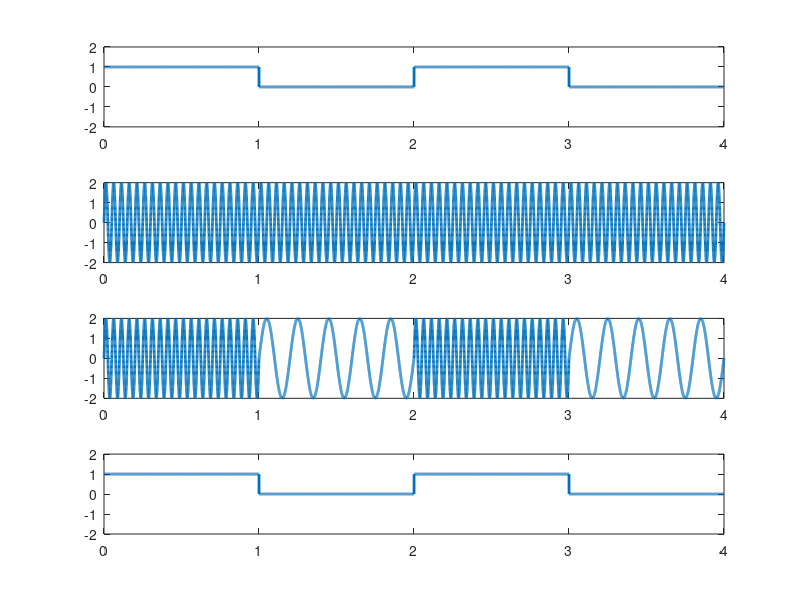

Write the MATLAB code that produced this figure.
clc;clear all;close all;

n = [1 0 1 0];
N = length(n);
fs = 1000*N;
t = 0:1/fs:N;
N1 = length(t);
i=1;

for j=1:N1
    if t(j)<=i
        x(j)=n(i);
    else
        i = i+1;
    end
end

subplot(411);
plot(t,x,'Linewidth',2);
axis([0 N -2 2]);

a=2;
f1=20;
f2=5;

x1 = a*sin(2*pi*f1*t);
subplot(412);
plot(t,x1,'Linewidth',2);
axis([0 N -2 2]);

x2=a*sin(2*pi*f2*t);

for j=1:N1
    if x(j)==1;
        y(j)=x1(j);
    else
        y(j)=x2(j);
    end
end

subplot(413);
plot(t,y,'Linewidth',2);
axis([0 N -2 2]);

for j=1:N1
    if x(j)==1
        y1(j)=1;
    else
        y1(j)=0;
    end
end
subplot(414);
plot(t,y1,'Linewidth',2);
axis([0 N -2 2]);
